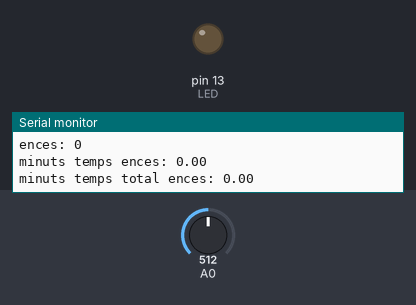
The sketch below on a simulated Arduino Uno, built with avr-gcc and run on an emulated ATmega328P. On the bench: output pins drawn as LEDs (lit = HIGH), the last lines printed to the serial monitor. The inputs (shaded band) are chosen by the test bench; at power-on: A0 = 512.

Above: at 1.3 s.
1.4 s: A0 set to 531
At 2.8 s:
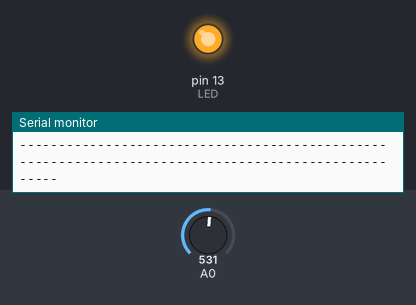
3.6 s: A0 set to 511
At 5.2 s:
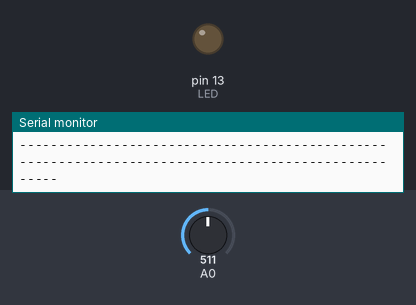
Timing chart, 0 to 6.7 s (numbered marks = the images above; inputs shaded):
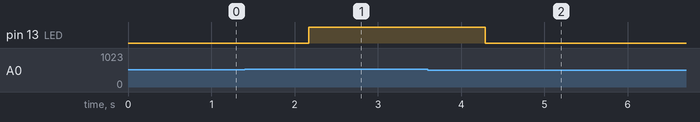

Measured:
- the behaviour switches between 520 and 521 on A0 (found by bisection; images 0 and 1)
- after the input at 1.4 s, pin 13 (LED): LOW → HIGH after 0.77 s
- after the input at 3.6 s, pin 13 (LED): HIGH → LOW after 0.69 s

The sketch:

amperatge_alterna_miquel_pau_marcinevera.ino
```cpp
// amperatge_alterna_miquel_pau_marcinevera.ino
// Programa per obtenir l'amperatge d'una carrega de corrent alterna mitjançant el sensor ACS712
// modificacio marcinevera del gatzem

//Sensibilidad del amperimetro, en V/A. Mirar Data sheet del sensor ACS712   5A -> 0.185  20A -> 0.100  30A -> 0.066
#define SensibAmperim  0.1
#define Voltatge 230
#define LED 13
#define zero 512

  int ences = 0;
  int vegada = 0;
  double t_ences_i = 0;
  double t_apagat_i = 0;
  double t_ences = 0;
  double t_apagat = 0;
  double t_t_ences=0;
  double t_t_apagat=0;

void setup() {
  Serial.begin(9600);
  delay (100);
  pinMode(LED, OUTPUT);
}

int calc_I(float i) {
  int i_neta;
  if ( i < zero ) i_neta = zero - i;
  if ( i >= zero ) i_neta = i - zero;
  return i_neta;
}

void loop() {
  int IntensitatMaxima = 0;
  float Potencia = 0;
  float Amper_Ap = 0;

  //llegim durant 66 ms
  double t_ini = millis();
//  Serial.print("milis actuals ");
//  Serial.println(t_ini);
  Serial.print("segons actuals ");
  Serial.println(t_ini/1000);

  while ( t_ini + 70 > millis() )
    IntensitatMaxima = max(IntensitatMaxima, calc_I(analogRead(A0)) );
//    IntensitatMaxima = (analogRead(A0));

//  Serial.print("Temps lectura en milisegons: ");
//  Serial.println(millis()-t_ini);

//  Serial.print("Lectura analogica de la Intensitat maxima: ");
//  Serial.println(IntensitatMaxima);
//  Serial.print(IntensitatMaxima);

  // tradueix el valor analogic a valor en ampers, i de la intensitat maxima passa a RMS
  Amper_Ap = (( IntensitatMaxima ) * ( 5 / (1024 * SensibAmperim))) / 1.414214 ;
  Serial.print("                              Ampers: ");
  Serial.print(Amper_Ap);

// engega un LED si hi ha consum
  if (Amper_Ap > 0.3)                          // mes gran de 0,3 per evitar el "soroll" del sensor    // 0.3*230= 69 W !!!
    digitalWrite (LED, HIGH);                      // engega el LED de la placa si el frigo esta engegat
  else
    digitalWrite (LED, LOW);

  Potencia = Amper_Ap * Voltatge ;
  Serial.print("                              Potencia en W: ");
  Serial.println(Potencia);


/*
//-------------------------------------------------------------------------------------------------------------------------------------
//temps ences
  if (Amper_Ap > 0.3) {                  //cas1        // mes gran de 0,3 per evitar el "soroll" del sensor    // 0.3*230= 69 W !!!
    if ( ences == 0) {
      Serial.print("puttttaaaaaaaaaaaaaa: ");
      t_ences_i = millis();
      ences = 1;
      vegada = vegada + 1;
    }
    if ( ences == 1)                     //cas2
      t_ences = millis() - t_ences_i ;
  }

// temps apagat                                                          //if ( Amper_Ap < 0.3 ) {
  else {                                //cas3
    if ( ences == 1) {
      t_apagat_i = millis();
      ences = 0;
    }
    if ( ences == 0)                     //cas4
      t_apagat = millis() - t_apagat_i ;
  }
//-------------------------------------------------------------------------------------------------------------------------------------
*/


if (Amper_Ap > 0.3 && ences==0) {        // cas1
  Serial.print ("                                                                                                         ENCESA");
  Serial.println();
  t_apagat = millis() - t_apagat_i ;
  t_t_apagat = t_t_apagat + t_apagat;
  t_ences_i = millis();
  ences = 1;
  vegada = vegada+1;
}

if (Amper_Ap > 0.3 && ences == 1) {        // cas2
//  Serial.print ("continua ences");
//  Serial.println();
  t_ences = millis() - t_ences_i ;
}

if (Amper_Ap < 0.3 && ences == 1) {        // cas3
  Serial.print ("                                                                                                         APAGADA");
  Serial.println();
  t_ences = millis() - t_ences_i ;
  t_t_ences = t_t_ences + t_ences;
  t_apagat_i = millis();
  ences = 0;
}

if (Amper_Ap < 0.3 && ences == 0) {        // cas4
//  Serial.print ("continua apagat");
//  Serial.println();
  t_apagat = millis() - t_apagat_i ;
}


  Serial.print("ences: ");
  Serial.println(ences);

//  Serial.print("temps ences_inicial: ");
//  Serial.println(t_ences_i/1000);

  Serial.print("minuts temps ences: ");
  Serial.print(t_ences/60000);

  Serial.print("                       minuts temps total ences: ");
  Serial.println(t_t_ences/60000);


//  Serial.print("temps apagat_inicial: ");
//  Serial.println(t_apagat_i/1000);

  Serial.print("minuts temps apagat: ");
  Serial.print(t_apagat/60000);

  Serial.print("                      minuts temps total apagat: ");
  Serial.println(t_t_apagat/60000);

  Serial.print("vegades que s'ha ences la nevera: ");
  Serial.println(vegada);
  Serial.println("---------------------------------------------------------------------------------------------------");
//  Serial.println();


  delay(582);
}
```
